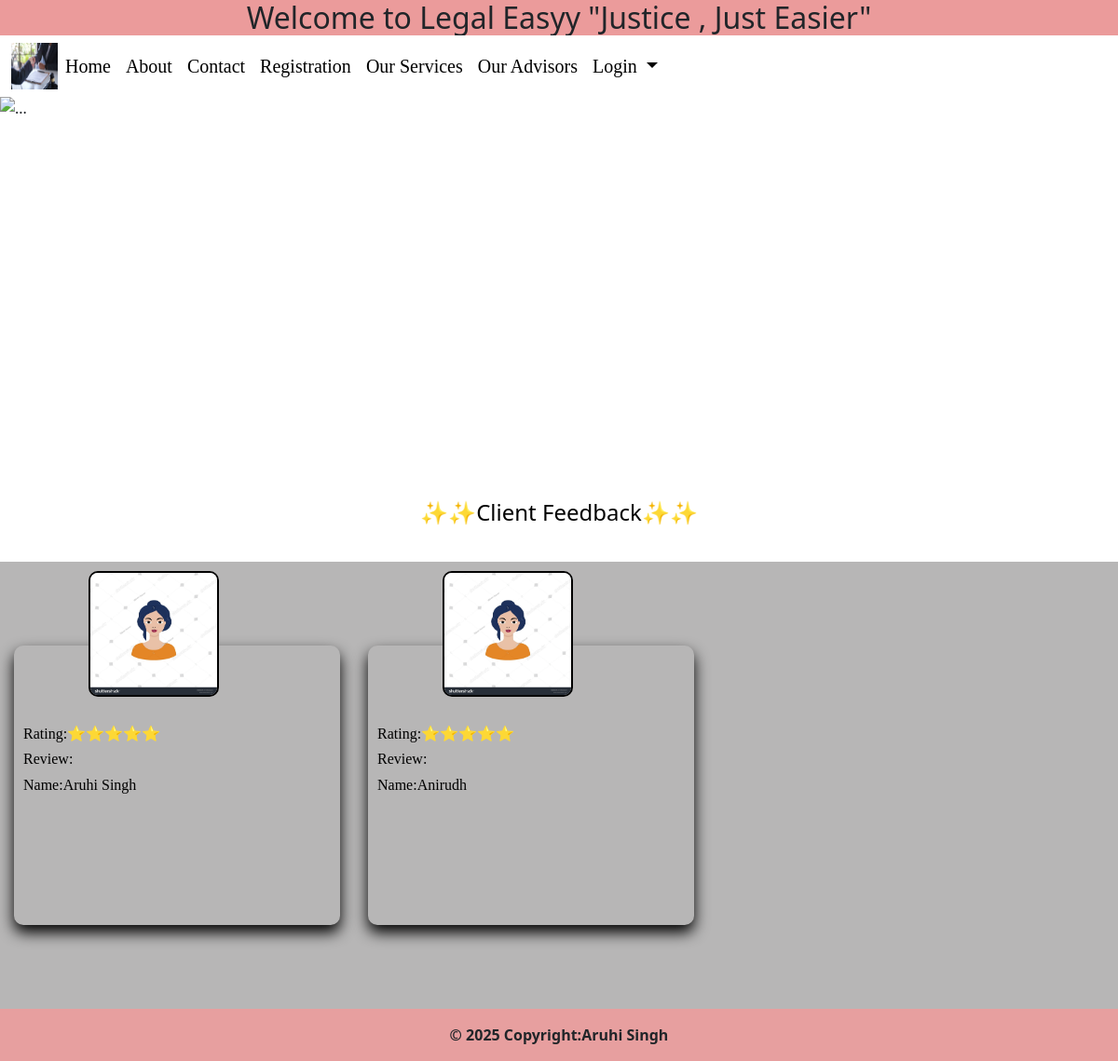
The page / on the database its author committed.
### legal_app/models.py (models this page shows)
class User(models.Model):
    name=models.CharField(max_length=50,null=False)
    email=models.EmailField(max_length=50,null=False,primary_key=True)
    password=models.CharField(max_length=50,null=False)
    phone=models.CharField(max_length=13,null=False)
    profile_pic=models.FileField(upload_to="user_pic/",default="")
    date=models.DateField(default=timezone.now,null=False)

class Feedback(models.Model):
    name=models.CharField(max_length=50,null=False)
    email=models.EmailField(max_length=50,null=False,primary_key=True)
    rating=models.CharField(max_length=5,null=False)
    remark=models.TextField(default="")
    date=models.DateField(default=timezone.now)

### legal_app/views.py (the view)
# urls.py: path('',views.home,name="home"),
def home(request):
    feedback = Feedback.objects.all()
    data=[]
    for f in feedback:
       data.append(
          {
             "rating":f.rating,
             "remark":f.remark,
             "name":f.name,
             "profile_pic":User.objects.get(email=f.email).profile_pic
          }
       )
       feedback_dict={
          "feedback_key":data
       }
    return render(request,'legal_app/html/index.html',feedback_dict)

### legal_app/templates/legal_app/html/index.html (shortened to what this page needs)
<!DOCTYPE html>
{% load static %}
<html lang="en">
<head>
   {% include 'legal_app/common/common_css.html' %}
</head>
<body>
   <div class="main-div">
      <div class="container-fluid" style=" background-color:rgb(235, 155, 155);">
         <h2 style="text-align:center; margin-bottom:0px">Welcome to Legal Easyy "Justice , Just Easier"</h2>
      </div>
      {% include 'legal_app/common/header.html' %}
       <div id="carouselExample" class="carousel slide" data-bs-ride="carousel">
  <div class="carousel-inner">
    <div class="carousel-item active">
      <img src="{% static 'legal_app/images/pic1.jpg' %}" class="d-block w-100" alt="...">
    </div>
  </div>
  <button class="carousel-control-prev" type="button" data-bs-target="#carouselExample" data-bs-slide="prev">
    <span class="carousel-control-prev-icon" aria-hidden="true"></span>
  </button>
  <button class="carousel-control-next" type="button" data-bs-target="#carouselExample" data-bs-slide="next">
    <span class="carousel-control-next-icon" aria-hidden="true"></span>
  </button>
</div>
        <h4 style="text-align: center; color: black;">✨✨Client Feedback✨✨</h4>
     <div class="feedback-div">
     {%for f in feedback_key%}
    <div class="feedback-card">
      <img src="/media/{{f.profile_pic}}"alt="">
      <h6> Rating:{{f.rating}} </h6>
      <h6> Review:{{f.review}} </h6>
      <h6> Name:{{f.name}} </h6>
    </div>
     {%endfor%}
   </div>
   </div>
   {% include 'legal_app/common/footer.html' %}
</body>
</html>

### legal_app/static/legaL_app/css/style.css (style rules this page uses)
body,html { min-height:100vh; display:flex; flex-direction:column; }
.main-div { flex:1; }
* { box-sizing: border-box; }

### legal_app/templates/legal_app/html/index.html (style rules this page uses)
.w-100 { height: 50vh; }
.feedback-div { display: flex; flex-wrap:wrap; margin-top: 30px; background-color: rgb(183, 182, 182); }
.feedback-card { width:350px; height: 300px; margin:15px; border-radius: 10px; transition: transform 0.5s; box-shadow:0 8px 16px rgb(0,0,0.8); margin-bottom: 90px; margin-top: 90px; }
.feedback-card img { width:40%; height: 45%; margin-top: -80px; margin-left: 80px; margin-bottom: 30px; border-radius: 10px; border:2px solid black; display: inline; margin-right: 10px; }
h6 { color:black; font-family: Verdana; margin-left: 10px; }

### rows shown on the page
User: profile_pic (picture)
Feedback: rating "⭐⭐⭐⭐⭐", name "Aruhi Singh"
User: profile_pic (picture)
Feedback: rating "⭐⭐⭐⭐⭐", name "Anirudh"
